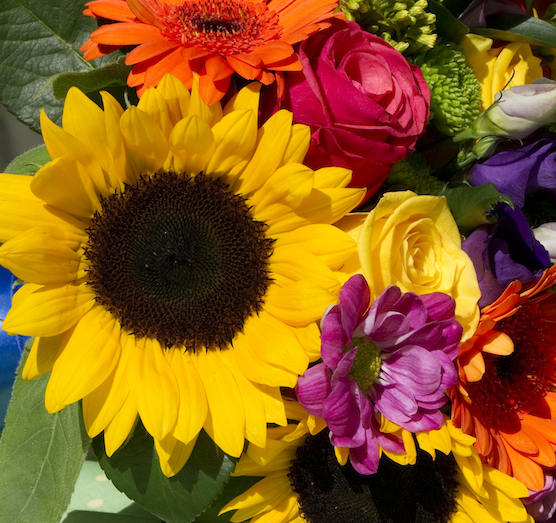
#> input picture superpixel_comp/Flowers.tiff, 556 x 523 px
$ python -i minima.py   (imports and definitions only)
#> lines starting #> are read from the running program, lines starting #| are printed output that depends on the picture
import numpy as np
from skimage.feature import peak_local_max
from skimage.measure import label

def find_n_local_minima(image, n=0):
    """Takes a 3D image and creates a local minimum mask, and n minima mask

    """
    # Invert image so we are searching for maximas
    im_inv = np.invert(image)

    # Find peaks in each of r,g,b
    minimaR = peak_local_max(im_inv[:,:,0])
    minimaG = peak_local_max(im_inv[:,:,1])
    minimaB = peak_local_max(im_inv[:,:,2])

    # each of the minima will have an array of shape (n, 2)
    # where n is the number of minima

    # get 2D dimensions of the image
    y, x, z = image.shape
    zR = np.zeros((y, x))
    zG = np.zeros((y, x))
    zB = np.zeros((y, x))
    nMinima = np.zeros((y, x))

    # Make zR, zG, zB an accumulator space for the minima points
    zR[minimaR[:,0], minimaR[:,1]] = 1
    zG[minimaG[:,0], minimaG[:,1]] = 1
    zB[minimaB[:,0], minimaB[:,1]] = 1
    # Find where peaks in rgb overlap
    minima = zR * zG * zB

    if n != 0:
        i, j = np.nonzero(minima)

        # making sure the number of minima is not exceeded
        if n > np.sum(minima):
            n = np.sum(minima)

        ix = np.random.choice(len(i), n, replace=False)

        nMinima[i[ix], j[ix]] = 1

        # Label the masked image
        labelled = label(nMinima)

        #Make an nMinima shape of the image
        markers = np.zeros(image.shape)
        for i in range(z):
            markers[:,:,i] = labelled
        return minima, markers
    else:
        return minima

>>> import cv2
>>> picture = cv2.imread('Flowers.tiff', cv2.IMREAD_GRAYSCALE)
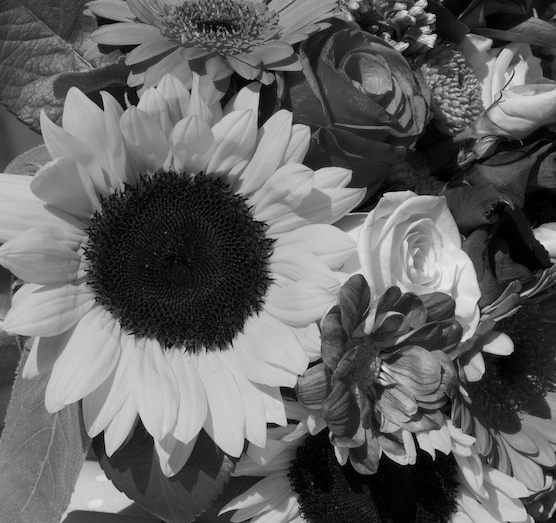
#> picture: shape (523, 556); min 0, max 231, mean 99.8
>>> result = find_n_local_minima(picture)
#> in find_n_local_minima, `im_inv = np.invert(image)`:
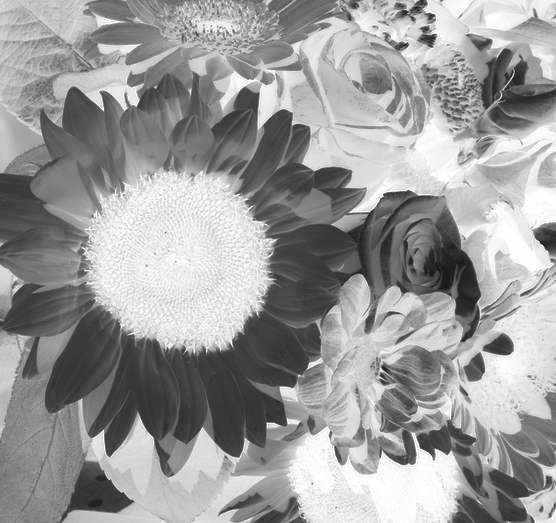
#> im_inv: shape (523, 556); min 24, max 255, mean 155.2
#> (the run stopped early here; a loop or call above may not have finished)
